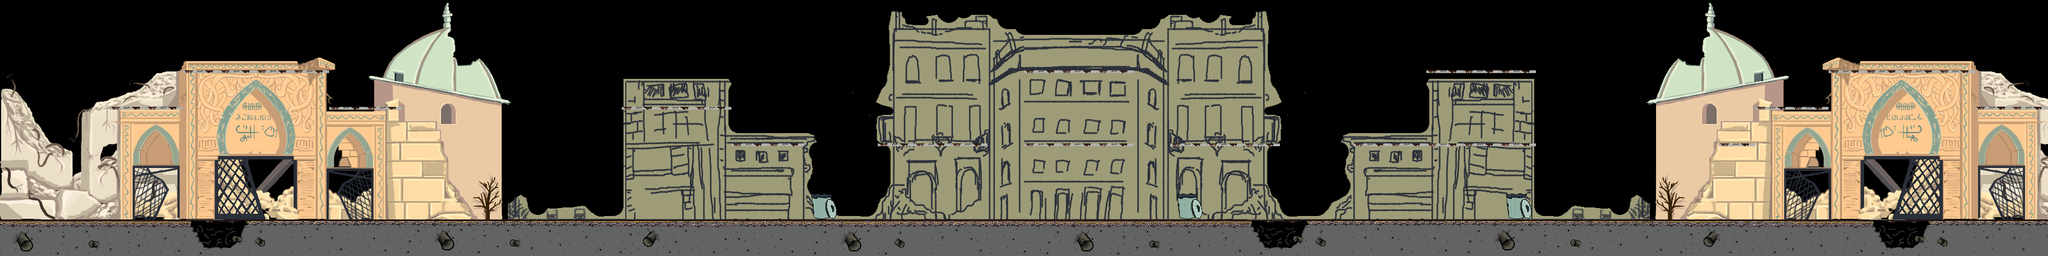

Below is a game level as drawn by its tile map, then a one-line description and the .tmx file that defines it, in full:
An orthogonal 56x7 tile map with 64x64 px tiles, 4 tile layers (background, platforms, floor, garbage) and 22 objects.

<map version="1.4" tiledversion="1.4.3" orientation="orthogonal" renderorder="right-down" width="56" height="7" tilewidth="64" tileheight="64" infinite="0" nextlayerid="15" nextobjectid="90">
 <editorsettings>
  <export target="new_mapV18.json" format="json" />
 </editorsettings>
 <tileset firstgid="1" name="SPRITE_SHEET_with_map2" tilewidth="64" tileheight="64" tilecount="315" columns="45">
  <image source="../assets/images/SPRITE_SHEET_with_map2.png" width="2880" height="448" />
 </tileset>
 <layer id="1" name="background" width="56" height="7">
  <data encoding="csv">
14,15,16,17,18,19,20,21,22,23,24,25,26,27,28,29,30,31,32,33,34,35,36,37,38,39,40,41,2147483692,2147483691,2147483690,2147483689,2147483688,2147483687,2147483686,2147483685,2147483684,2147483683,2147483682,2147483681,2147483680,2147483679,2147483678,2147483677,2147483676,2147483675,2147483674,2147483673,2147483672,2147483671,2147483670,2147483669,2147483668,2147483667,2147483666,2147483665,
59,60,61,62,63,64,65,66,67,68,69,70,71,72,73,74,75,76,77,78,79,80,81,82,83,84,85,86,2147483737,2147483736,2147483735,2147483734,2147483733,2147483732,2147483731,2147483730,2147483729,2147483728,2147483727,2147483726,2147483725,2147483724,2147483723,2147483722,2147483721,2147483720,2147483719,2147483718,2147483717,2147483716,2147483715,2147483714,2147483713,2147483712,2147483711,2147483710,
104,105,106,107,108,109,110,111,112,113,114,115,116,117,118,119,120,121,122,123,124,125,126,127,128,129,130,131,2147483782,2147483781,2147483780,2147483779,2147483778,2147483777,2147483776,2147483775,2147483774,2147483773,2147483772,2147483771,2147483770,2147483769,2147483768,2147483767,2147483766,2147483765,2147483764,2147483763,2147483762,2147483761,2147483760,2147483759,2147483758,2147483757,2147483756,2147483755,
149,150,151,152,153,154,155,156,157,158,159,160,161,162,163,164,165,166,167,168,169,170,171,172,173,174,175,176,2147483827,2147483826,2147483825,2147483824,2147483823,2147483822,2147483821,2147483820,2147483819,2147483818,2147483817,2147483816,2147483815,2147483814,2147483813,2147483812,2147483811,2147483810,2147483809,2147483808,2147483807,2147483806,2147483805,2147483804,2147483803,2147483802,2147483801,2147483800,
194,195,196,197,198,199,200,201,202,203,204,205,206,207,208,209,210,211,212,213,214,215,216,217,218,219,220,221,2147483872,2147483871,2147483870,2147483869,2147483868,2147483867,2147483866,2147483865,2147483864,2147483863,2147483862,2147483861,2147483860,2147483859,2147483858,2147483857,2147483856,2147483855,2147483854,2147483853,2147483852,2147483851,2147483850,2147483849,2147483848,2147483847,2147483846,2147483845,
239,240,241,242,243,244,245,246,247,248,249,250,251,252,253,254,255,256,257,258,259,260,261,262,263,264,265,266,2147483917,2147483916,2147483915,2147483914,2147483913,2147483912,2147483911,2147483910,2147483909,2147483908,2147483907,2147483906,2147483905,2147483904,2147483903,2147483902,2147483901,2147483900,2147483899,2147483898,2147483897,2147483896,2147483895,2147483894,2147483893,2147483892,2147483891,2147483890,
0,0,0,0,0,0,0,0,0,0,0,0,0,0,0,0,0,0,0,0,0,0,0,0,0,0,0,0,0,0,0,0,0,0,0,0,0,0,0,0,0,0,0,0,0,0,0,0,0,0,0,0,0,0,0,0
</data>
 </layer>
 <layer id="2" name="platforms" width="56" height="7">
  <data encoding="csv">
0,0,0,0,0,0,0,0,0,0,0,0,0,0,0,0,0,0,0,0,0,0,0,0,0,0,0,0,0,0,0,0,0,0,0,0,0,0,0,0,0,0,0,0,0,0,0,0,0,0,0,0,0,0,0,0,
0,0,0,0,0,147,147,147,147,0,0,0,0,0,0,0,0,0,0,0,0,0,0,0,0,0,0,0,147,147,147,0,0,0,0,0,0,0,0,147,147,147,0,0,0,0,0,0,0,0,147,147,147,147,0,0,
0,0,0,147,147,0,0,0,0,147,147,0,0,0,0,0,0,147,147,147,0,0,0,0,0,0,0,0,0,0,0,0,0,0,0,0,0,0,0,0,0,0,0,0,0,0,0,0,147,147,0,0,0,0,147,147,
0,0,0,0,0,0,0,0,0,0,0,0,0,0,0,0,0,0,0,0,147,147,0,0,147,147,147,0,147,147,147,0,147,147,147,0,0,147,147,147,147,147,0,0,0,0,0,147,0,0,0,0,0,0,0,0,
0,0,0,0,0,0,0,0,0,0,0,0,0,0,0,0,0,0,0,0,0,0,0,0,0,0,0,0,0,0,0,0,0,0,0,0,0,0,0,0,0,0,0,0,0,0,0,0,0,0,0,0,0,0,0,0,
0,0,0,0,0,0,0,0,0,0,0,0,0,0,0,0,0,0,0,0,0,0,0,0,0,0,0,0,0,0,0,0,0,0,0,0,0,0,0,0,0,0,0,0,0,0,0,0,0,0,0,0,0,0,0,0,
295,296,297,298,299,300,301,302,303,304,305,306,307,308,309,310,311,312,313,314,286,287,288,289,290,291,292,293,294,295,296,297,298,299,300,301,302,303,304,305,306,307,308,309,310,311,312,313,314,298,299,300,301,302,303,304
</data>
 </layer>
 <layer id="6" name="floor" width="56" height="7">
  <data encoding="csv">
0,0,0,0,0,0,0,0,0,0,0,0,0,0,0,0,0,0,0,0,0,0,0,0,0,0,0,0,0,0,0,0,0,0,0,0,0,0,0,0,0,0,0,0,0,0,0,0,0,0,0,0,0,0,0,0,
0,0,0,0,0,0,0,0,0,0,0,0,0,0,0,0,0,0,0,0,0,0,0,0,0,0,0,0,0,0,0,0,0,0,0,0,0,0,0,0,0,0,0,0,0,0,0,0,0,0,0,0,0,0,0,0,
0,0,0,0,0,0,0,0,0,0,0,0,0,0,0,0,0,0,0,0,0,0,0,0,0,0,0,0,0,0,0,0,0,0,0,0,0,0,0,0,0,0,0,0,0,0,0,0,0,0,0,0,0,0,0,0,
0,0,0,0,0,0,0,0,0,0,0,0,0,0,0,0,0,0,0,0,0,0,0,0,0,0,0,0,0,0,0,0,0,0,0,0,0,0,0,0,0,0,0,0,0,0,0,0,0,0,0,0,0,0,0,0,
0,0,0,0,0,0,0,0,0,0,0,0,0,0,0,0,0,0,0,0,0,0,0,0,0,0,0,0,0,0,0,0,0,0,0,0,0,0,0,0,0,0,0,0,0,0,0,0,0,0,0,0,0,0,0,0,
0,0,0,0,0,0,0,0,0,0,0,0,0,0,0,0,0,0,0,0,0,0,0,0,0,0,0,0,0,0,0,0,0,0,0,0,0,0,0,0,0,0,0,0,0,0,0,0,0,0,0,0,0,0,0,0,
0,0,0,0,0,0,0,0,0,0,0,0,0,0,0,0,0,0,0,0,0,0,0,0,0,0,0,0,0,0,0,0,0,0,0,0,0,0,0,0,0,0,0,0,0,0,0,0,0,0,0,0,0,0,0,0
</data>
 </layer>
 <objectgroup id="9" name="tono">
  <object id="78" gid="277" x="1668" y="352" width="64" height="64" />
  <object id="80" gid="277" x="509.333" y="261.333" width="64" height="64" />
 </objectgroup>
 <layer id="12" name="garbage" width="56" height="7">
  <data encoding="csv">
0,0,0,0,0,0,0,0,0,0,0,0,0,0,0,0,0,0,0,0,0,0,0,0,0,0,0,0,0,0,0,0,0,0,0,0,0,0,0,0,0,0,0,0,0,0,0,0,0,0,0,0,0,0,0,0,
0,0,0,0,0,0,0,0,0,0,0,0,0,0,0,0,0,0,0,0,0,0,0,0,0,0,0,0,0,0,0,0,0,0,0,0,0,0,0,0,0,0,0,0,0,0,0,0,0,0,0,0,0,0,0,0,
0,0,0,0,0,0,0,0,0,0,0,0,0,0,0,0,0,0,0,0,0,0,0,0,0,0,0,0,0,0,0,0,0,0,0,0,0,0,0,0,0,0,0,0,0,0,0,0,0,0,0,0,0,0,0,0,
0,0,0,0,0,0,0,0,0,0,0,0,0,0,0,0,0,0,0,0,0,0,0,0,0,0,0,0,0,0,0,0,0,0,0,0,0,0,0,0,0,0,0,0,0,0,0,0,0,0,0,0,0,0,0,0,
0,0,0,0,0,0,0,0,0,0,0,0,0,0,0,0,0,0,0,0,0,0,0,0,0,0,0,0,0,0,0,0,0,0,0,0,0,0,0,0,0,0,0,0,0,0,0,0,0,0,0,0,0,0,0,0,
0,0,0,0,0,0,0,0,0,0,0,0,0,0,0,0,0,0,0,0,0,0,229,0,0,0,0,0,0,0,0,0,229,0,0,0,0,0,0,0,0,229,0,0,0,0,0,0,0,0,0,0,0,0,0,0,
0,0,0,0,0,0,0,0,0,0,0,0,0,0,0,0,0,0,0,0,0,0,0,0,0,0,0,0,0,0,0,0,0,0,0,0,0,0,0,0,0,0,0,0,0,0,0,0,0,0,0,0,0,0,0,0
</data>
 </layer>
 <objectgroup id="8" name="drone">
  <object id="61" gid="230" x="2228" y="94" width="64" height="64" />
  <object id="62" gid="230" x="1358" y="96" width="64" height="64" />
  <object id="63" gid="230" x="880" y="84" width="64" height="64" />
  <object id="64" gid="230" x="2876" y="82" width="64" height="64" />
 </objectgroup>
 <objectgroup id="5" name="tourelles" offsetx="-37" offsety="-32.6667">
  <object id="57" gid="232" x="833" y="388.667" width="64" height="64" />
  <object id="58" gid="232" x="1883" y="118.667" width="64" height="64" />
  <object id="59" gid="232" x="2595" y="118.667" width="64" height="64" />
  <object id="60" gid="232" x="2825" y="372.667" width="64" height="64" />
 </objectgroup>
 <objectgroup id="11" name="tank">
  <object id="65" gid="234" x="2256" y="364" width="64" height="64" />
 </objectgroup>
 <objectgroup id="3" name="mechant">
  <object id="71" gid="275" x="1143.33" y="140.667" width="64" height="64" />
  <object id="72" gid="275" x="1307.33" y="208" width="64" height="64" />
  <object id="73" gid="275" x="1844" y="234" width="64" height="64" />
  <object id="74" gid="275" x="2468" y="226" width="64" height="64" />
  <object id="75" gid="275" x="3280" y="108" width="64" height="64" />
  <object id="77" gid="275" x="3202" y="360" width="64" height="64" />
 </objectgroup>
 <objectgroup id="4" name="mine">
  <object id="66" gid="185" x="2528" y="368" width="64" height="64" />
  <object id="67" gid="185" x="1850" y="372" width="64" height="64" />
  <object id="68" gid="185" x="1608" y="228" width="64" height="64" />
  <object id="69" gid="185" x="1167.33" y="369.333" width="64" height="64" />
  <object id="70" gid="185" x="316" y="354" width="64" height="64" />
 </objectgroup>
</map>
